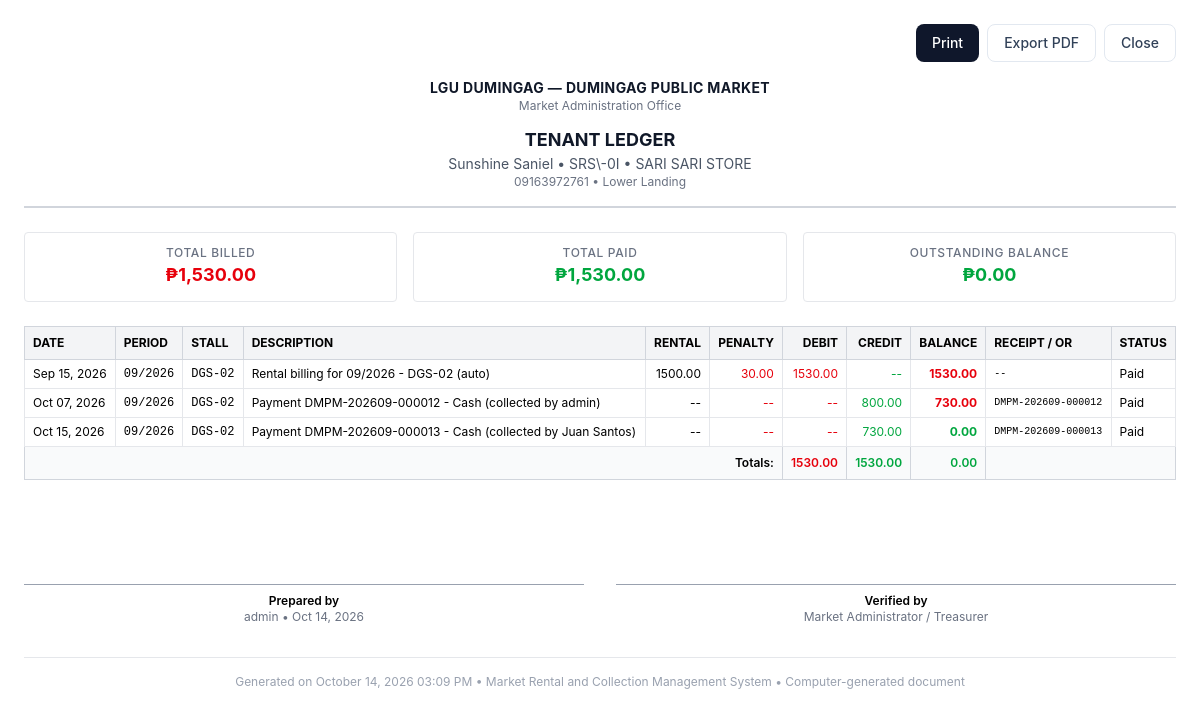
Screenshot of /ledger/13/print/ (signed in) with the database file from the repository.
### core/models.py (models this page shows, shortened)
class SystemSetting(models.Model):
    PENALTY_TYPE_CHOICES = [
        ('fixed', 'Fixed'),
        ('percentage', 'Percentage'),
    ]
    municipality_name = models.CharField(max_length=200)
    market_name = models.CharField(max_length=200)
    office_name = models.CharField(max_length=200)
    receipt_prefix = models.CharField(max_length=20)
    default_due_day = models.PositiveIntegerField(default=5)
    penalty_type = models.CharField(max_length=20, choices=PENALTY_TYPE_CHOICES, default='percentage')
    penalty_value = models.DecimalField(max_digits=10, decimal_places=2, default=0)
    grace_period = models.PositiveIntegerField(default=5)
    logo = models.ImageField(upload_to='logos/', blank=True, null=True)
    theme_color = models.CharField(max_length=7, default='#003366')
    terms_and_conditions = models.TextField(
        default=DEFAULT_CONTRACT_TERMS,
        blank=True,
        help_text='One clause per line. Printed on every rental contract.',
    )
    class Meta:
        verbose_name = 'System Setting'
        verbose_name_plural = 'System Settings'

class Tenant(models.Model):
    STATUS_CHOICES = [
        ('Active', 'Active'),
        ('Inactive', 'Inactive'),
        ('Suspended', 'Suspended'),
        ('Terminated', 'Terminated'),
    ]
    tenant_id = models.CharField(max_length=20, unique=True)
    user = models.OneToOneField(User, on_delete=models.SET_NULL, null=True, blank=True, related_name='tenant')
    full_name = models.CharField(max_length=200)
    first_name = models.CharField(max_length=100, blank=True)
    middle_name = models.CharField(max_length=100, blank=True)
    last_name = models.CharField(max_length=100, blank=True)
    address = models.TextField()
    street = models.CharField(max_length=200, blank=True)
    barangay = models.CharField(max_length=100, blank=True)
    municipality = models.CharField(max_length=100, blank=True)
    province = models.CharField(max_length=100, blank=True)
    contact_number = models.CharField(max_length=20)
    email = models.EmailField(blank=True)
    valid_id_type = models.CharField(max_length=100, blank=True)
    valid_id_number = models.CharField(max_length=100, blank=True)
    valid_id_image = models.ImageField(upload_to='tenant_ids/', blank=True, null=True)
    business_name = models.CharField(max_length=200, blank=True)
    business_type = models.CharField(max_length=100, blank=True)
    emergency_contact_name = models.CharField(max_length=200, blank=True)
    emergency_contact_number = models.CharField(max_length=20, blank=True)
    status = models.CharField(max_length=20, choices=STATUS_CHOICES, default='Active')
    date_registered = models.DateField(auto_now_add=True)
    notes = models.TextField(blank=True)
    created_at = models.DateTimeField(auto_now_add=True)
    updated_at = models.DateTimeField(auto_now=True)
    class Meta:
        ordering = ['full_name']

class TenantLedger(models.Model):
    tenant = models.ForeignKey(Tenant, on_delete=models.CASCADE, related_name='ledger_entries')
    billing = models.ForeignKey(Billing, on_delete=models.CASCADE, related_name='ledger_entries')
    transaction_date = models.DateField()
    description = models.CharField(max_length=255)
    debit = models.DecimalField(max_digits=10, decimal_places=2, default=0)
    credit = models.DecimalField(max_digits=10, decimal_places=2, default=0)
    balance = models.DecimalField(max_digits=10, decimal_places=2)
    payment = models.ForeignKey(Payment, on_delete=models.SET_NULL, null=True, blank=True, related_name='ledger_entries')
    created_at = models.DateTimeField(auto_now_add=True)
    class Meta:
        ordering = ['transaction_date']
        verbose_name_plural = 'Tenant Ledgers'

class Billing(models.Model):
    STATUS_CHOICES = [
        ('Unpaid', 'Unpaid'),
        ('Paid', 'Paid'),
        ('Partial', 'Partial'),
        ('Overdue', 'Overdue'),
    ]
    tenant = models.ForeignKey(Tenant, on_delete=models.CASCADE, related_name='billings')
    stall = models.ForeignKey(Stall, on_delete=models.CASCADE, related_name='billings')
    contract = models.ForeignKey(RentalContract, on_delete=models.CASCADE, related_name='billings')
    billing_month = models.PositiveIntegerField()
    billing_year = models.PositiveIntegerField()
    rental_amount = models.DecimalField(max_digits=10, decimal_places=2)
    penalty_amount = models.DecimalField(max_digits=10, decimal_places=2, default=0)
    discount = models.DecimalField(max_digits=10, decimal_places=2, default=0)
    total_due = models.DecimalField(max_digits=10, decimal_places=2)
    amount_paid = models.DecimalField(max_digits=10, decimal_places=2, default=0)
    balance = models.DecimalField(max_digits=10, decimal_places=2)
    due_date = models.DateField()
    status = models.CharField(max_length=20, choices=STATUS_CHOICES, default='Unpaid')
    created_at = models.DateTimeField(auto_now_add=True)
    updated_at = models.DateTimeField(auto_now=True)
    class Meta:
        ordering = ['-billing_year', '-billing_month']
        unique_together = ['tenant', 'stall', 'billing_month', 'billing_year']

class Stall(models.Model):
    STATUS_CHOICES = [
        ('Vacant', 'Vacant'),
        ('Occupied', 'Occupied'),
        ('Reserved', 'Reserved'),
        ('Maintenance', 'Maintenance'),
    ]
    stall_number = models.CharField(max_length=20, unique=True)
    section = models.ForeignKey(MarketSection, on_delete=models.CASCADE, related_name='stalls')
    stall_type = models.ForeignKey(StallType, on_delete=models.SET_NULL, null=True, related_name='stalls')
    size = models.DecimalField(max_digits=8, decimal_places=2, blank=True, null=True)
    monthly_rate = models.DecimalField(max_digits=10, decimal_places=2)
    status = models.CharField(max_length=20, choices=STATUS_CHOICES, default='Vacant')
    remarks = models.TextField(blank=True)
    created_at = models.DateTimeField(auto_now_add=True)
    updated_at = models.DateTimeField(auto_now=True)
    class Meta:
        ordering = ['stall_number']

class Payment(models.Model):
    PAYMENT_METHOD_CHOICES = [
        ('Cash', 'Cash'),
        ('GCash', 'GCash'),
        ('Bank Transfer', 'Bank Transfer'),
        ('Check', 'Check'),
    ]
    STATUS_CHOICES = [
        ('Paid', 'Paid'),
        ('Partial', 'Partial'),
        ('Void', 'Void'),
        ('Cancelled', 'Cancelled'),
    ]
    receipt_number = models.CharField(max_length=50, unique=True)
    tenant = models.ForeignKey(Tenant, on_delete=models.CASCADE, related_name='payments')
    stall = models.ForeignKey(Stall, on_delete=models.CASCADE, related_name='payments')
    billing = models.ForeignKey(Billing, on_delete=models.CASCADE, related_name='payments')
    billing_month = models.PositiveIntegerField()
    billing_year = models.PositiveIntegerField()
    rental_amount = models.DecimalField(max_digits=10, decimal_places=2)
    penalty_amount = models.DecimalField(max_digits=10, decimal_places=2, default=0)
    discount = models.DecimalField(max_digits=10, decimal_places=2, default=0)
    total_amount_due = models.DecimalField(max_digits=10, decimal_places=2)
    amount_paid = models.DecimalField(max_digits=10, decimal_places=2)
    payment_date = models.DateField()
    payment_method = models.CharField(max_length=20, choices=PAYMENT_METHOD_CHOICES, default='Cash')
    official_receipt_no = models.CharField(max_length=50, blank=True)
    collected_by = models.ForeignKey(User, on_delete=models.SET_NULL, null=True, related_name='collected_payments')
    status = models.CharField(max_length=20, choices=STATUS_CHOICES, default='Paid')
    remarks = models.TextField(blank=True)
    created_at = models.DateTimeField(auto_now_add=True)
    updated_at = models.DateTimeField(auto_now=True)
    class Meta:
        ordering = ['-payment_date']

### core/views/ledger.py (the view)
# urls.py: path('ledger/<int:pk>/print/', ledger_print, name='ledger_print'),
@login_required
def ledger_print(request, pk):
    tenant = get_object_or_404(Tenant, pk=pk)
    role = get_user_role(request.user)
    if role == 'tenant' and tenant.user != request.user:
        messages.error(request, 'You can only print your own ledger.')
        return redirect('ledger_list')
    entries = TenantLedger.objects.filter(tenant=tenant).select_related(
        'billing', 'payment'
    ).order_by('transaction_date', 'created_at')
    total_debits = entries.aggregate(total=Sum('debit'))['total'] or 0
    total_credits = entries.aggregate(total=Sum('credit'))['total'] or 0
    running_balance = total_debits - total_credits
    context = {
        'tenant': tenant,
        'entries': entries,
        'total_debits': total_debits,
        'total_credits': total_credits,
        'running_balance': running_balance,
        'system_settings': SystemSetting.objects.first(),
        'user': request.user,
    }
    return render(request, 'ledger/print.html', context)

### core/context_processors.py (called while the page is built)
def system_settings(request):
    settings = SystemSetting.objects.first()
    return {'system_settings': settings}

def static_version(request):
    try:
        mtime = int((settings.BASE_DIR / "static" / "css" / "output.css").stat().st_mtime)
    except OSError:
        mtime = ""
    return {"STATIC_VERSION": mtime}

### core/permissions.py (called while the page is built)
def get_user_role(user):
    try:
        return user.profile.role
    except Exception:
        if user.is_superuser:
            return 'admin'
        return None

### templates/ledger/print.html (shortened to what this page needs)
{% load static %}
{% load humanize %}<!DOCTYPE html>
<html lang="en">
<head>
  <link rel="stylesheet" href="{% static 'css/output.css' %}?v={{ STATIC_VERSION }}">
</head>
<body class="bg-white p-6 font-sans">
  <div class="no-print mb-4 flex justify-end gap-2">
    <button onclick="window.print()" class="inline-flex items-center gap-2 rounded-lg bg-slate-900 px-4 py-2 text-sm font-medium text-white hover:bg-black">Print</button>
    <a href="{% url 'ledger_view_export_pdf' tenant.id %}" class="inline-flex items-center gap-2 rounded-lg border border-slate-200 bg-white px-4 py-2 text-sm font-medium text-slate-700 hover:bg-slate-50">Export PDF</a>
    <button onclick="window.close()" class="rounded-lg border border-slate-200 bg-white px-4 py-2 text-sm font-medium text-slate-700 hover:bg-slate-50">Close</button>
  </div>
  <div class="max-w-6xl mx-auto">
    <div class="text-center border-b-2 border-gray-300 pb-4 mb-6">
      <h1 class="text-sm font-bold uppercase tracking-wide text-gray-900">{{ system_settings.municipality_name|default:"Municipality" }} — {{ system_settings.market_name|default:"Public Market" }}</h1>
      <p class="text-xs text-gray-500">{{ system_settings.office_name|default:"Market Administration Office" }}</p>
      <h2 class="mt-3 text-lg font-bold uppercase text-gray-900">Tenant Ledger</h2>
      <p class="text-sm text-gray-600">{{ tenant.full_name }} • {{ tenant.tenant_id }} • {{ tenant.business_name|default:"" }}</p>
      <p class="text-xs text-gray-500">{{ tenant.contact_number }} • {{ tenant.address|truncatechars:80 }}</p>
    </div>
    <div class="grid grid-cols-3 gap-4 mb-6">
      <div class="border border-gray-200 rounded p-3 text-center">
        <p class="text-xs font-medium uppercase tracking-wider text-gray-500">Total Billed</p>
        <p class="text-lg font-bold text-red-600">&#8369;{{ total_debits|floatformat:2|intcomma }}</p>
      </div>
      <div class="border border-gray-200 rounded p-3 text-center">
        <p class="text-xs font-medium uppercase tracking-wider text-gray-500">Total Paid</p>
        <p class="text-lg font-bold text-green-600">&#8369;{{ total_credits|floatformat:2|intcomma }}</p>
      </div>
      <div class="border border-gray-200 rounded p-3 text-center {% if running_balance > 0 %}bg-red-50{% endif %}">
        <p class="text-xs font-medium uppercase tracking-wider text-gray-500">Outstanding Balance</p>
        <p class="text-lg font-bold {% if running_balance > 0 %}text-red-600{% else %}text-green-600{% endif %}">&#8369;{{ running_balance|floatformat:2|intcomma }}</p>
      </div>
    </div>
    <table class="w-full border-collapse text-xs">
      <thead>
        <tr class="bg-gray-100">
          <th class="border border-gray-300 px-2 py-2 text-left uppercase">Date</th>
          <th class="border border-gray-300 px-2 py-2 text-left uppercase">Period</th>
          <th class="border border-gray-300 px-2 py-2 text-left uppercase">Stall</th>
          <th class="border border-gray-300 px-2 py-2 text-left uppercase">Description</th>
          <th class="border border-gray-300 px-2 py-2 text-right uppercase">Rental</th>
          <th class="border border-gray-300 px-2 py-2 text-right uppercase">Penalty</th>
          <th class="border border-gray-300 px-2 py-2 text-right uppercase">Debit</th>
          <th class="border border-gray-300 px-2 py-2 text-right uppercase">Credit</th>
          <th class="border border-gray-300 px-2 py-2 text-right uppercase">Balance</th>
          <th class="border border-gray-300 px-2 py-2 text-left uppercase">Receipt / OR</th>
          <th class="border border-gray-300 px-2 py-2 text-left uppercase">Status</th>
        </tr>
      </thead>
      <tbody>
        {% for entry in entries %}
        <tr>
          <td class="border border-gray-200 px-2 py-1.5">{{ entry.transaction_date|date:"M d, Y" }}</td>
          <td class="border border-gray-200 px-2 py-1.5 font-mono">{% if entry.billing %}{{ entry.billing.billing_month|stringformat:"02d" }}/{{ entry.billing.billing_year }}{% else %}--{% endif %}</td>
          <td class="border border-gray-200 px-2 py-1.5 font-mono">{% if entry.billing %}{{ entry.billing.stall.stall_number }}{% elif entry.payment %}{{ entry.payment.stall.stall_number }}{% else %}--{% endif %}</td>
          <td class="border border-gray-200 px-2 py-1.5">{{ entry.description }}</td>
          <td class="border border-gray-200 px-2 py-1.5 text-right">{% if entry.billing and entry.debit > 0 %}{{ entry.billing.rental_amount|floatformat:2 }}{% else %}--{% endif %}</td>
          <td class="border border-gray-200 px-2 py-1.5 text-right text-red-600">{% if entry.billing and entry.billing.penalty_amount > 0 and entry.debit > 0 %}{{ entry.billing.penalty_amount|floatformat:2 }}{% else %}--{% endif %}</td>
          <td class="border border-gray-200 px-2 py-1.5 text-right text-red-600">{% if entry.debit %}{{ entry.debit|floatformat:2 }}{% else %}--{% endif %}</td>
          <td class="border border-gray-200 px-2 py-1.5 text-right text-green-600">{% if entry.credit %}{{ entry.credit|floatformat:2 }}{% else %}--{% endif %}</td>
          <td class="border border-gray-200 px-2 py-1.5 text-right font-bold {% if entry.balance > 0 %}text-red-600{% else %}text-green-600{% endif %}">{{ entry.balance|floatformat:2 }}</td>
          <td class="border border-gray-200 px-2 py-1.5 font-mono text-[10px]">{% if entry.payment %}{{ entry.payment.receipt_number }}{% else %}--{% endif %}</td>
          <td class="border border-gray-200 px-2 py-1.5">{% if entry.payment %}{{ entry.payment.status }}{% elif entry.billing %}{{ entry.billing.status }}{% else %}--{% endif %}</td>
        </tr>
        {% empty %}
        <tr><td colspan="11" class="border border-gray-200 px-3 py-4 text-center text-sm text-gray-400">No ledger entries</td></tr>
        {% endfor %}
      </tbody>
      <tfoot>
        <tr class="bg-gray-50 font-semibold">
          <td colspan="6" class="border border-gray-300 px-2 py-2 text-right">Totals:</td>
          <td class="border border-gray-300 px-2 py-2 text-right text-red-600">{{ total_debits|floatformat:2 }}</td>
          <td class="border border-gray-300 px-2 py-2 text-right text-green-600">{{ total_credits|floatformat:2 }}</td>
          <td class="border border-gray-300 px-2 py-2 text-right {% if running_balance > 0 %}text-red-600{% else %}text-green-600{% endif %}">{{ running_balance|floatformat:2 }}</td>
          <td colspan="2" class="border border-gray-300"></td>
        </tr>
      </tfoot>
    </table>
    <div class="mt-10 grid grid-cols-2 gap-8 text-center text-xs">
      <div><div class="border-t border-gray-400 pt-2 mt-16"><p class="font-semibold">Prepared by</p><p class="text-gray-500">{{ user.get_full_name|default:user.username }} • {% now "M d, Y" %}</p></div></div>
      <div><div class="border-t border-gray-400 pt-2 mt-16"><p class="font-semibold">Verified by</p><p class="text-gray-500">Market Administrator / Treasurer</p></div></div>
    </div>
    <div class="mt-8 pt-4 border-t border-gray-200 text-center text-xs text-gray-400">
      <p>Generated on {% now "F d, Y h:i A" %} • Market Rental and Collection Management System • Computer-generated document</p>
    </div>
  </div>
</body>
</html>

### rows the page displays
SystemSetting: municipality_name "LGU DUMINGAG", market_name "DUMINGAG PUBLIC MARKET", office_name "Market Administration Office"
Tenant: full_name "Sunshine Saniel", tenant_id "SRS\\-0I", business_name "SARI SARI STORE", contact_number "09163972761", address "Lower Landing"
TenantLedger: transaction_date "Sep 15, 2026", billing.billing_month "09", billing.billing_year "2026", billing.stall.stall_number "DGS-02", description "Rental billing for 09/2026 - DGS-02 (auto)", billing.rental_amount "1500.00", billing.penalty_amount "30.00", debit "1530.00", balance "1530.00", billing.status "Paid"
TenantLedger: transaction_date "Oct 07, 2026", billing.billing_month "09", billing.billing_year "2026", billing.stall.stall_number "DGS-02", description "Payment DMPM-202609-000012 - Cash (collected by admin)", credit "800.00", balance "730.00", payment.receipt_number "DMPM-202609-000012", payment.status "Paid"
TenantLedger: transaction_date "Oct 15, 2026", billing.billing_month "09", billing.billing_year "2026", billing.stall.stall_number "DGS-02", description "Payment DMPM-202609-000013 - Cash (collected by Juan Santos)", credit "730.00", balance "0.00", payment.receipt_number "DMPM-202609-000013", payment.status "Paid"

### other values shown
{{ total_debits|floatformat:2|intcomma }} "1,530.00"
{{ total_credits|floatformat:2|intcomma }} "1,530.00"
{{ running_balance|floatformat:2|intcomma }} "0.00"
{{ total_debits|floatformat:2 }} "1530.00"
{{ total_credits|floatformat:2 }} "1530.00"
{{ running_balance|floatformat:2 }} "0.00"
{{ user.get_full_name|default:user.username }} "admin"
